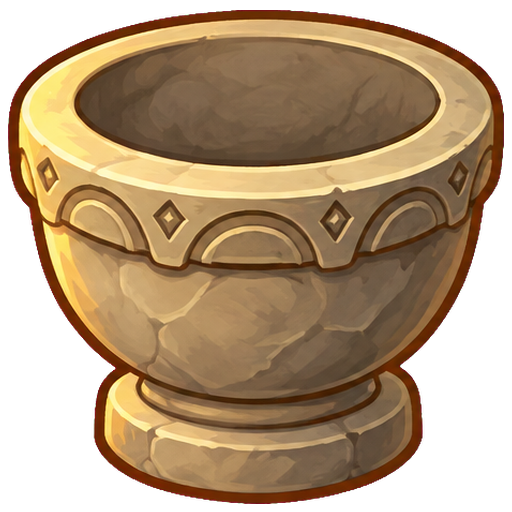
#> input picture assets/props/prop_mortar_bowl.png, 512 x 512 px
$ python -i mortar_preview.py   (imports and definitions only)
#> lines starting #> are read from the running program, lines starting #| are printed output that depends on the picture
#!/usr/bin/env python3
"""mortar_preview.py — макет ступки картинкой: слои mortar.tscn + numpy-копии шейдеров (S2.3a).

Godot в песочнице агента нет, поэтому вид шейдеров и поз проверяется этим скриптом. Координаты — как в
scenes/stations/mortar/mortar.tscn (узел Visual), функции shade_* повторяют .gdshader строка в строку:
поменял шейдер — поменяй и здесь, иначе макет врёт.

  python tools/art/mortar_preview.py --out /tmp/prev            # все кадры
  python tools/art/mortar_preview.py --out /tmp/prev --only rest,heap
  python tools/art/mortar_preview.py --pestle-check               # поза покоя и края помола: пестик не «проваливается»

Только Pillow + numpy. Собственный код проекта.
"""
from __future__ import annotations

import argparse
import math
from pathlib import Path

import numpy as np
from PIL import Image

ROOT = Path(__file__).resolve().parents[2]
S = 2.0                      # пикселей макета на пиксель сцены
VIEW = (-250.0, -440.0, 250.0, 30.0)   # область узла Visual: x0, y0, x1, y1

# Горлышко чаши в координатах Visual (холст 512, масштаб 0.7, offset (0,-256)) — см. docs/art/ASSET_REGISTRY.md.
MOUTH_C = (-2.45, -278.25)
MOUTH_R = (122.2, 56.35)


def canvas_size():
    x0, y0, x1, y1 = VIEW
    return int((x1 - x0) * S), int((y1 - y0) * S)


def to_px(x: float, y: float) -> tuple[float, float]:
    return (x - VIEW[0]) * S, (y - VIEW[1]) * S


# [6 lines left out: function grid, not called in this run]


def load(rel: str) -> np.ndarray:
#> called with rel = 'assets/props/prop_mortar_bowl.png'
    return np.asarray(Image.open(ROOT / rel).convert("RGBA"), dtype=np.float32) / 255.0
#> call 2 of load, with rel = 'assets/props/prop_mortar_bowl_front.png'
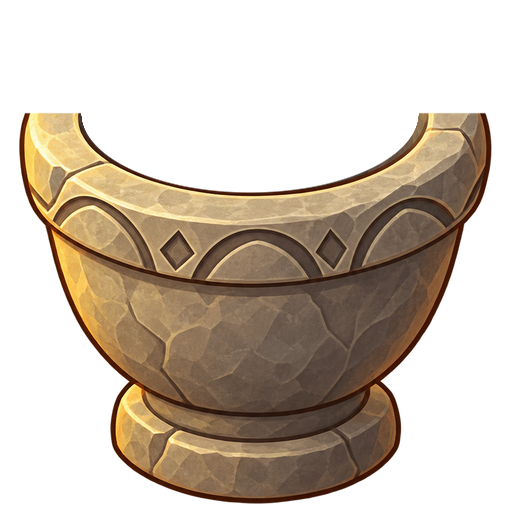
#> input picture assets/props/prop_mortar_bowl_front.png, 512 x 512 px
#> call 3 of load, with rel = 'assets/props/prop_pestle.png'
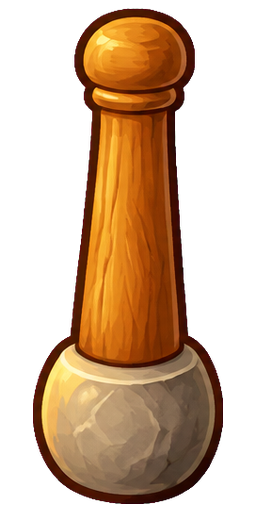
#> input picture assets/props/prop_pestle.png, 256 x 512 px
#> call 4 of load, with rel = 'assets/ingredients/ing_sage_bundle.png'
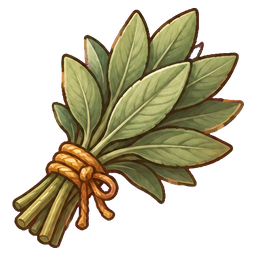
#> input picture assets/ingredients/ing_sage_bundle.png, 256 x 256 px
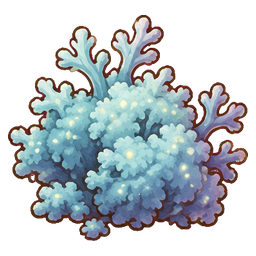
#> input picture assets/ingredients/ing_moon_moss.png, 256 x 256 px


# [68 lines left out: functions sample, sprite_layer, over, add, background, not called in this run]


def save(img: np.ndarray, path: Path) -> None:
    Image.fromarray((np.clip(img[..., :3], 0, 1) * 255).astype(np.uint8)).save(path)


# ---------------------------------------------------------------- шейдерные функции (как в .gdshader)
def fract(x):
    return x - np.floor(x)


def smoothstep(e0, e1, x):
    t = np.clip((x - e0) / (e1 - e0), 0.0, 1.0)
    return t * t * (3.0 - 2.0 * t)


def mix(a, b, t):
    return a + (b - a) * t


# [19 lines left out: functions hash12, vnoise, not called in this run]


def rgb(c):
    return np.array(c[:3], np.float32)


POWDER_DEFAULTS = dict(
    amount=0.0, powder_color=(0.62, 0.74, 0.42), fleck_color=(0.27, 0.46, 0.2), flecks=0.0, coat=0.0, glow=0.0,
    glow_color=(1.0, 0.86, 0.45), sparkle=0.6, spin=0.0, sin_tilt=0.461, depth=0.8, level_low=-0.68,
    level_high=-0.46, heap_low=0.06, heap_high=0.4, heap_width=0.52, heap_center=(0.0, 0.08),
    outline_color=(0.24, 0.13, 0.07), shadow_tint=(0.62, 0.6, 0.76), light_tint=(1.0, 0.95, 0.82),
    light_dir=(-0.5, 0.8, -0.35), outline_width=0.022,
)


# [160 lines left out: functions shade_powder, over_premul, hash22, not called in this run]


CRUMBLE_DEFAULTS = dict(crumble=0.0, crumb_color=(0.82, 0.72, 0.52), glint_color=(1.0, 0.93, 0.7), cells=6.0,
                        crack_width=0.06, edge_width=0.14, ragged=0.14, ragged_scale=26.0, spread=0.06, sink=0.32,
                        dust_tint=0.4)


# [110 lines left out: functions shade_crumble, _parse_value, parse_tscn, _curve, _gradient, not called in this run]


PARTICLE_DEFAULTS = {"amount": 8.0, "lifetime": 1.0, "explosiveness": 0.0, "randomness": 0.0, "direction": [1.0, 0.0],
                     "spread": 45.0, "gravity": [0.0, 980.0], "initial_velocity_min": 0.0, "initial_velocity_max": 0.0,
                     "damping_min": 0.0, "damping_max": 0.0, "angle_min": 0.0, "angle_max": 0.0,
                     "angular_velocity_min": 0.0, "angular_velocity_max": 0.0, "scale_amount_min": 1.0,
                     "scale_amount_max": 1.0, "color": [1.0, 1.0, 1.0, 1.0], "emission_shape": 0.0,
                     "emission_sphere_radius": 1.0, "emission_rect_extents": [1.0, 1.0], "anim_offset_min": 0.0,
                     "anim_offset_max": 0.0, "lifetime_randomness": 0.0}


# [175 lines left out: functions stamp, particles_layer, _gd_hash11, _gd_noise1, shade_rect, shade_ring and 2 more, not called in this run]


# ---------------------------------------------------------------- кадры
POWDER_RECT = (-124.65, -334.6, 119.75, -221.9)      # Visual/Powder
RING_RECT = (-197.95, -368.45, 193.05, -188.05)      # Ring
RAYS_RECT = (-202.45, -560.0, 197.55, -258.0)        # Rays
MOTES_POS = (-2.45, -262.0)                          # Motes
CENTER = (-2.0, -272.0)                              # Visual/GrindCenter
SLOTS = ((-56.0, -254.0), (32.0, -256.0))            # Slots/Two1, Two2
PESTLE_REST = ((20.0, -216.0), 0.5)               # Visual/Pestle в mortar.tscn
PESTLE_GRIND = ((-36.0, -210.0), -0.35)
POWDER_BASE = (0.86, 0.78, 0.6)
DUST_COLOR = (0.9, 0.87, 0.82)
RING_COLOR = (0.62, 1.0, 0.45, 1.0)
GLOW_COLOR = (1.0, 0.86, 0.45)


def _lerp3(a, b, t):
    return tuple(a[i] + (b[i] - a[i]) * t for i in range(3))


def _lighten(c, t):
    return tuple(c[i] + (1 - c[i]) * t for i in range(3))


def frame(name: str) -> np.ndarray:
    """Один кадр: name — rest | land | grind | heap | perfect | overgrind."""
    bowl = load("assets/props/prop_mortar_bowl.png")
    front = load("assets/props/prop_mortar_bowl_front.png")
    pest = load("assets/props/prop_pestle.png")
    herbs = [load("assets/ingredients/ing_sage_bundle.png"), load("assets/ingredients/ing_moon_moss.png")]
    # Смесь шалфея и лунного мха: powder_base, подмешанный к цвету свойств (как MortarJuice.mix_color).
    mixc = _lerp3(POWDER_BASE, (0.38, 0.72, 0.48), 0.55)
#> (the run stopped early here; a loop or call above may not have finished)
